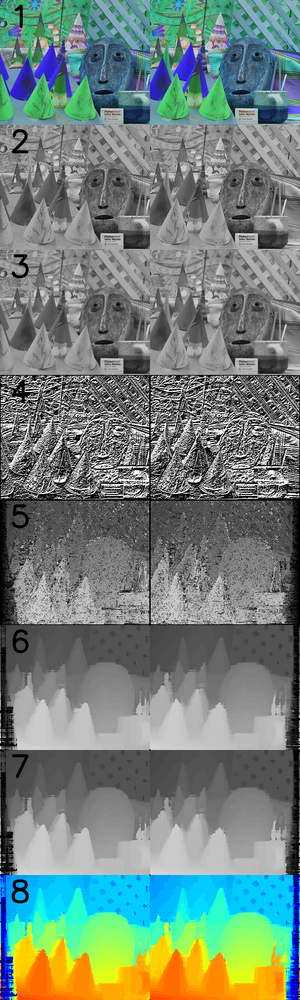
#> input picture cones/concatenated_images.png, 300 x 1000 px, shrunk from 900 x 3000 before the run
$ python sgm_numpy.py --left cones/concatenated_images.png --right cones/left_right_census.png --left_gt cones/left_right_census.png --right_gt cones/left_right_census.png
#> lines starting #> are read from the running program, lines starting #| are printed output that depends on the picture
"""
This is the python script version of Semi-Global Matching with numpy.
Very little explanations are provided for the methods in this script.
To see a detailed overview of this numpy implementation see the jupyter
notebook: "sgm_numpy_notebook.ipynb".
"""

import argparse
import sys
import time as t
import cv2
import numpy as np


# [408 lines left out: functions get_path_cost, get_penalties, aggregate_costs, compute_census_np, compute_census, compute_costs_np_slow and 5 more, not called in this run]


if __name__ == '__main__':

    parser = argparse.ArgumentParser()
    parser.add_argument('--left', default='cones/im2.png', help='name (path) to the left image')
    parser.add_argument('--right', default='cones/im6.png', help='name (path) to the right image')
    parser.add_argument('--left_gt', default='cones/disp2.png', help='name (path) to the left ground-truth image')
    parser.add_argument('--right_gt', default='cones/disp6.png', help='name (path) to the right ground-truth image')
    parser.add_argument('--output', default='disparity_map.png', help='name of the output image')
    parser.add_argument('--disp', default=64, type=int, help='maximum disparity for the stereo pair')
    parser.add_argument('--images', default=False, type=bool, help='save intermediate representations')
    parser.add_argument('--eval', default=True, type=bool, help='evaluate disparity map with 3 pixel error')
    parser.add_argument('--p1', default=10, type=int, help='penalty for disparity difference = 1')
    parser.add_argument('--p2', default=120, type=int, help='penalty for disparity difference > 1')
    parser.add_argument('--csize', default=[5, 5], nargs="+", type=int, help='size of the kernel for the census transform')
    parser.add_argument('--bsize', default=[3, 3], nargs="+", type=int, help='size of the kernel for blurring the images and median filtering')
    args = parser.parse_args()

    left_name = args.left
    right_name = args.right
    left_gt_name = args.left_gt
    right_gt_name = args.right_gt
    output_name = args.output
    save_images = args.images
    evaluation = args.eval
    max_disparity = args.disp
    P1 = args.p1
    P2 = args.p2
    csize = args.csize
    bsize = args.bsize

    dawn = t.time()

    print('\nLoading images...')
    left = cv2.imread(left_name, cv2.IMREAD_GRAYSCALE)
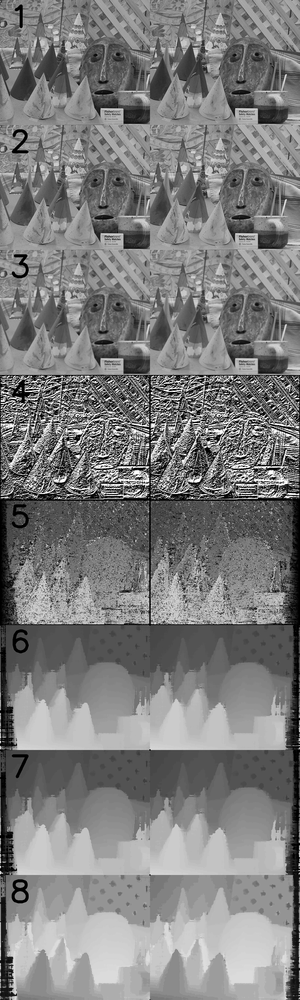
#> left: shape (1000, 300); min 0, max 255, mean 125.3
    right = cv2.imread(right_name, cv2.IMREAD_GRAYSCALE)
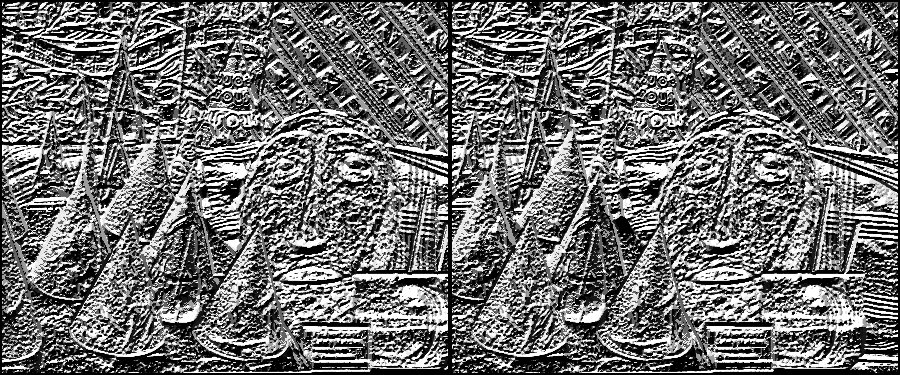
#> input picture cones/left_right_census.png, 900 x 375 px
#> right is the input picture: shape (375, 900); min 0, max 255, mean 111
    height = left.shape[0]
#> height = 1000
    width = left.shape[1]
#> width = 300
#> (the run stopped early here; a loop or call above may not have finished)
